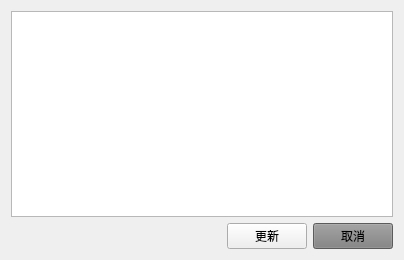
<?xml version="1.0" encoding="UTF-8"?>
<ui version="4.0">
 <class>checkVersion</class>
 <widget class="QWidget" name="checkVersion">
  <property name="geometry">
   <rect>
    <x>0</x>
    <y>0</y>
    <width>404</width>
    <height>260</height>
   </rect>
  </property>
  <property name="windowTitle">
   <string>更新日志</string>
  </property>
  <property name="windowIcon">
   <iconset resource="icon.qrc">
    <normaloff>:/icon/HiramClient_Icon50.ico</normaloff>:/icon/HiramClient_Icon50.ico</iconset>
  </property>
  <layout class="QVBoxLayout" name="verticalLayout">
   <item>
    <widget class="QTextBrowser" name="txtShow"/>
   </item>
   <item>
    <layout class="QHBoxLayout" name="horizontalLayout">
     <item>
      <spacer name="horizontalSpacer">
       <property name="orientation">
        <enum>Qt::Horizontal</enum>
       </property>
       <property name="sizeHint" stdset="0">
        <size>
         <width>40</width>
         <height>20</height>
        </size>
       </property>
      </spacer>
     </item>
     <item>
      <widget class="QPushButton" name="btnOk">
       <property name="text">
        <string>更新</string>
       </property>
      </widget>
     </item>
     <item>
      <widget class="QPushButton" name="btnCancel">
       <property name="styleSheet">
        <string notr="true">background-color: gray;
    border-width: 2px;
    border-color: beige;</string>
       </property>
       <property name="text">
        <string>取消</string>
       </property>
      </widget>
     </item>
    </layout>
   </item>
  </layout>
 </widget>
 <resources>
  <include location="icon.qrc"/>
 </resources>
 <connections/>
</ui>
